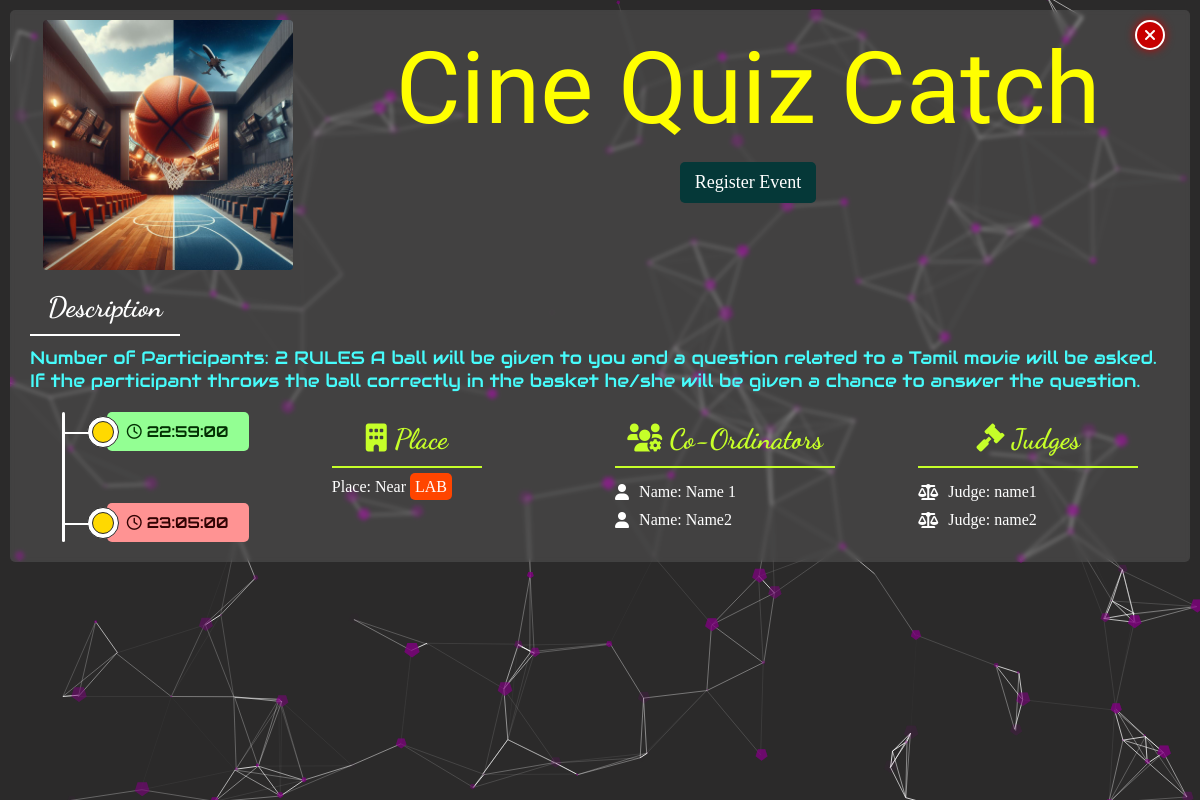
Page /event-view/2 on the committed database.
### app/models.py (models this page shows)
class Event(db.Model):
    id = db.Column(db.Integer, primary_key=True)
    coordinator_name = db.Column(db.String(50), nullable=False)
    event_name = db.Column(db.String(100), nullable=False)
    description = db.Column(db.String(255), nullable=False)
    date = db.Column(db.Date, nullable=False)
    place = db.Column(db.String(100), nullable=False)
    judge = db.Column(db.String(100), nullable=False)
    number = db.Column(db.String(100), nullable=False)
    start_time = db.Column(db.Time)
    end_time = db.Column(db.Time)
    images1 = db.Column(db.String(100), nullable=False)
    images2 = db.Column(db.String(100), nullable=False)

### app/views.py (the view)
@views.route('/event-view/<int:event_id>',methods=['GET','POST'])
def event_view(event_id):
    event=Event.query.get_or_404(event_id)
    return render_template('event-view.html', event=event)

### app/templates/event-view.html (shortened to what this page needs)
<!DOCTYPE html>
<html lang="en">
<head>
    <link rel="stylesheet" href="{{ url_for('static', filename='css/view.css') }}">
    <link rel="stylesheet" href="https://cdnjs.cloudflare.com/ajax/libs/font-awesome/6.0.0-beta3/css/all.min.css">
</head>
<body>
    <div class="view-page" id="particles-js">
        <a href="/" class="close">
            <i class="fas fa-times"></i>
        </a>
        <div class="inner_page">
            <div class="event_header">
                <div class="event-image">
                    <img src="{{ url_for('static', filename='img/'+event.images2) }}" alt="project expo">
                </div>
                <div class="event-detail">
                    <div class="event_name">{{ event.event_name }}</div>
                    <a href="#" class="event_type tag">Register Event</a>
                </div>
            </div>
            <div class="event_body">
                <div class="discription">
                    <div class="discription_title">Description</div>
                    <p class="text">{{ event.description }}</p>
                </div>
                <div class="event_place">
                    <div class="timimg">
                        <ul class="timing_details">
                            <li class="time start_time">
                                <div class="time_display start"><i class="far fa-clock"></i> {{ event.start_time }}</div>
                            </li>
                            <li class="time start_time">
                                <div class="time_display end"><i class="far fa-clock"></i> {{ event.end_time }}</div>
                            </li>
                        </ul>
                    </div>
                    <div class="place">
                        <div class="discription_title">
                            <i class="fas fa-building"></i> Place
                        </div>
                        <div class="place_name">
                            <div class="display_place">Place: Near <span class="important">{{ event.place }}</span></div>
                        </div>
                    </div>
                    <div class="coordinators">
                        <div class="discription_title">
                            <i class="fas fa-users-cog"></i> Co-Ordinators
                        </div>
                        <div class="coordinator_destails">
                            {% for coordinator in event.coordinator_name.split(',') %}
                            <div class="coordinator_name"><i class="fas fa-user"></i> Name: {{ coordinator.strip() }}</div>
                            {% endfor %}
                        </div>
                    </div>
                    <div class="coordinators">
                        <div class="discription_title">
                            <i class="fas fa-gavel"></i> Judges
                        </div>
                        <div class="coordinator_destails">
                            {% for coordinator in event.judge.split(',') %}
                            <div class="coordinator_name"><i class="fas fa-balance-scale"></i> Judge: {{ coordinator.strip() }}</div>
                            {% endfor %}
                        </div>
                    </div>
                </div>
            </div>
        </div>
    </div>
</body>
</html>

### app/static/css/view.css (style rules this page uses)
* { margin: 0; padding: 0; box-sizing: border-box; text-decoration: none; }
img { max-width: 100%; max-height: 100%; border-radius: 4px; }
.view-page { max-width: 100vw; min-height: 100vh; max-height: 100vh; padding: 10px; overflow-x: hidden; background: #2b2a2a; position: relative; }
.close { position: fixed; top: 20px; right: 35px; z-index: 10; width: 30px; height: 30px; border-radius: 50%; background: #c70000; color: #fff; display: flex; align-items: center; justify-content: center; cursor: pointer; border: 2px solid #fff; box-shadow: 0px 0px 10px #c70000; }
.event_header { width: 100%; display: flex; align-items: flex-start; }
.event-image { height: 250px; width: 400px; display: flex; justify-content: center; align-items: center; }
.inner_page { position: relative; z-index: 2; background: #ffffff1c; backdrop-filter: blur(2px); padding: 10px; border-radius: 5px; }
.event-detail { padding: 10px; display: flex; flex-direction: column; align-items: center; justify-content: center; width: 100%; gap: 15px; }
.event_name { font-family: 'Protest Revolution', sans-serif; font-size: calc(16px + 7vw); color: yellow; }
.tag { padding: 10px 15px; background: rgb(5, 56, 56); border-radius: 5px; color: #fff; text-transform: capitalize; font-size: calc(12px + 0.5vw); }
.discription { padding: 10px; }
.discription_title { font-size: 28px; padding: 10px; width: 150px; text-align: center; border-bottom: 2px solid ; font-family: 'Dancing Script', cursive; font-weight: 900; color: #ffffff; }
.text { margin-top: 10px; font-family: 'Audiowide', sans-serif; font-size: 18px; color: rgb(71, 252, 252); }
.event_place { padding: 10px; display: flex; justify-content: space-around; gap: 20px; position: relative; height: 100%; flex-wrap: wrap; }
.timing_details { position: relative; height: 130px; display: flex; flex-direction: column; align-items: center; justify-content: space-between; list-style: none; }
.timing_details::after { content: ""; position: absolute; width: 3px; height: 100%; background: #fff; left: 0; border-radius: 10px; }
.time { margin-left: 45px; position: relative; }
.time_display { padding: 10px 20px; border-radius: 5px; font-family: 'Orbitron', sans-serif; font-size: 15px; text-transform: capitalize; font-weight: 700; position: relative; display: flex; align-items: center; gap: 5px; }
.start { background: rgb(147, 255, 147); color: rgb(3, 49, 3); }
.end { background: rgb(255, 147, 147); color: rgb(49, 3, 3); }
.time_display::after { content: ''; position: absolute; width: 30px; height: 30px; border-radius: 50%; background: #fff; left: -20px; border: 1px solid #2b2a2a; }
.time_display::before { content: ""; position: absolute; width: 20px; height: 20px; border-radius: 50%; background: #ffd900; left: -15px; z-index: 5; border: 1px solid #2b2a2a; display: flex; align-items: center; justify-content: center; }
.time::after { content: ""; width: 45px; height: 2px; background: #fff; position: absolute; left: -45px; top: 20px; }
.place, .coordinators { min-height: 100%; min-width: 200px; position: relative; }
.place .discription_title { color: rgb(198, 255, 41); }
.coordinators .discription_title { color: rgb(198, 255, 41); width: 220px; }
.place_name { margin-top: 10px; color: #fff; }
.important { padding: 5px; border-radius: 5px; background: orangered; color: #fff; }
.coordinator_destails { display: flex; flex-direction: column; margin-top: 15px; gap: 10px; }
.coordinator_name, .coordinator_number { display: flex; align-items: center; gap: 10px; color: #fff; }

### rows in the picture
Event: images2 (picture), event_name "Cine Quiz Catch", description "Number of Participants: 2 RULES A ball will be given to you and a question related to a Tamil movie will be asked. If the participant throws the ball correctly in the basket he/she will be given a chance to answer the question.", start_time "22:59:00", end_time "23:05:00", place "LAB"

### other values in the picture
{{ coordinator.strip() }} "Name 1" "Name2"
{{ coordinator.strip() }} "name1" "name2"
